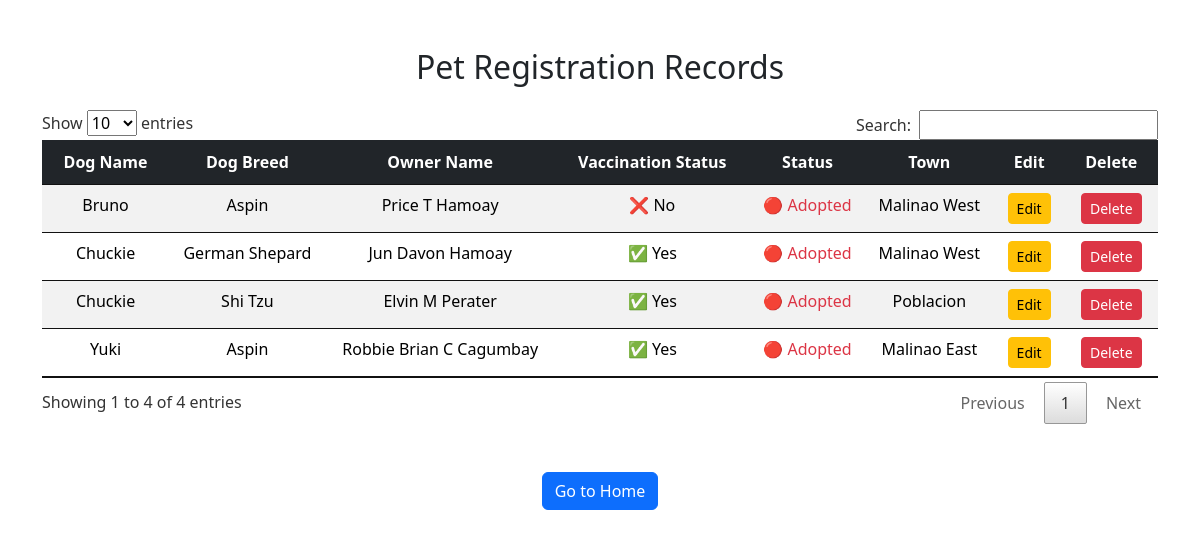
Screenshot of /crud.php with the database file from the repository.
### tables this page shows
CREATE TABLE IF NOT EXISTS `tblreg` (
  `id` int NOT NULL AUTO_INCREMENT,
  `dName` varchar(50) NOT NULL COMMENT '50',
  `dBreed` varchar(50) NOT NULL COMMENT '50',
  `dOwner` varchar(50) NOT NULL COMMENT '50',
  `dVaccinated` varchar(10) DEFAULT NULL,
  `dTownID` int DEFAULT NULL,
  `dLatitude` decimal(10,6) DEFAULT NULL,
  `dLongitude` decimal(10,6) DEFAULT NULL,
  `dRegistrationDate` date NOT NULL,
  PRIMARY KEY (`id`),
  UNIQUE KEY `id` (`id`),
  KEY `fk_dTownID` (`dTownID`)
);

CREATE TABLE IF NOT EXISTS `towns` (
  `id` int NOT NULL AUTO_INCREMENT,
  `dTown` varchar(100) NOT NULL,
  `dLatitude` decimal(9,6) NOT NULL,
  `dLongitude` decimal(9,6) NOT NULL,
  PRIMARY KEY (`id`)
);

### crud.php (the view, shortened to what this page needs)
<!DOCTYPE html>
<html lang="en">
<head>
    <link href="css/bootstrap.min.css" rel="stylesheet">
    <link href="css/jquery.dataTables.min.css" rel="stylesheet">
</head>
<body>
<section class="my-5">
    <div class="container">
        <h2 class="text-center mb-4">Pet Registration Records</h2>
        <div class="table-responsive">
            <table class="table table-striped table-hover text-center">
                <thead class="table-dark">
                    <tr>
                        <th scope="col">Dog Name</th>
                        <th scope="col">Dog Breed</th>
                        <th scope="col">Owner Name</th>
                        <th scope="col">Vaccination Status</th>
                        <th scope="col">Status</th>
                        <th scope="col">Town</th>
                        <th scope="col">Edit</th>
                        <th scope="col">Delete</th>
                    </tr>
                </thead>
                <tbody>
                    <?php
                        require_once "config.php";
                        $sql_query = "SELECT r.*, t.dTown FROM tblreg r
                                      LEFT JOIN towns t ON r.dTownID = t.id";
                        if ($result = $conn->query($sql_query)) {
                            while ($row = $result->fetch_assoc()) {
                                $Id = $row['id'];
                                $PetName = htmlspecialchars($row['dName'] ?? 'N/A');
                                $Breed = htmlspecialchars($row['dBreed'] ?? 'N/A');
                                $Owner = htmlspecialchars($row['dOwner'] ?? 'N/A');
                                $Vacc = htmlspecialchars($row['dVaccinated'] ?? 'N/A');
                                $Status = htmlspecialchars($row['dStatus'] ?? 'N/A');
                                $Town = htmlspecialchars($row['dTown'] ?? 'N/A');
                    ?>
                    <tr>
                        <td><?php echo $PetName; ?></td>
                        <td><?php echo $Breed; ?></td>
                        <td><?php echo $Owner; ?></td>
                        <td><?php echo ($Vacc == 'Yes') ? "✅ Yes" : "❌ No"; ?></td>
                        <td><?php echo ($Status == 'Available') ? "<span class='text-success'>🟢 Available</span>" : "<span class='text-danger'>🔴 Adopted</span>"; ?></td>
                        <td><?php echo $Town; ?></td>
                        <td><a href="editdata.php?id=<?php echo $Id; ?>" class="btn btn-warning btn-sm">Edit</a></td>
                        <td><a href="deletedata.php?id=<?php echo $Id; ?>" class="btn btn-danger btn-sm" onclick="return confirm('Are you sure you want to delete this record?');">Delete</a></td>
                    </tr>
                    <?php
                            }
                        } else {
                            echo "<tr><td colspan='8'>No records found</td></tr>";
                        }
                    ?>
                </tbody>
            </table>
        </div>
    </div>
</section>
<div class="text-center my-4">
    <button class="btn btn-primary" onclick="window.location.href='home.html'">Go to Home</button>
</div>
</body>
</html>

### rows the page displays
tblreg: dName "Yuki", dBreed "Aspin", dOwner "Robbie Brian C Cagumbay", dVaccinated "✅ Yes", towns.dTown "Malinao East"
tblreg: dName "Chuckie", dBreed "German Shepard", dOwner "Jun Davon Hamoay", dVaccinated "✅ Yes", towns.dTown "Malinao West"
tblreg: dName "Bruno", dBreed "Aspin", dOwner "Price T Hamoay", dVaccinated "❌ No", towns.dTown "Malinao West"
tblreg: dName "Chuckie", dBreed "Shi Tzu", dOwner "Elvin M Perater", dVaccinated "✅ Yes", towns.dTown "Poblacion"
